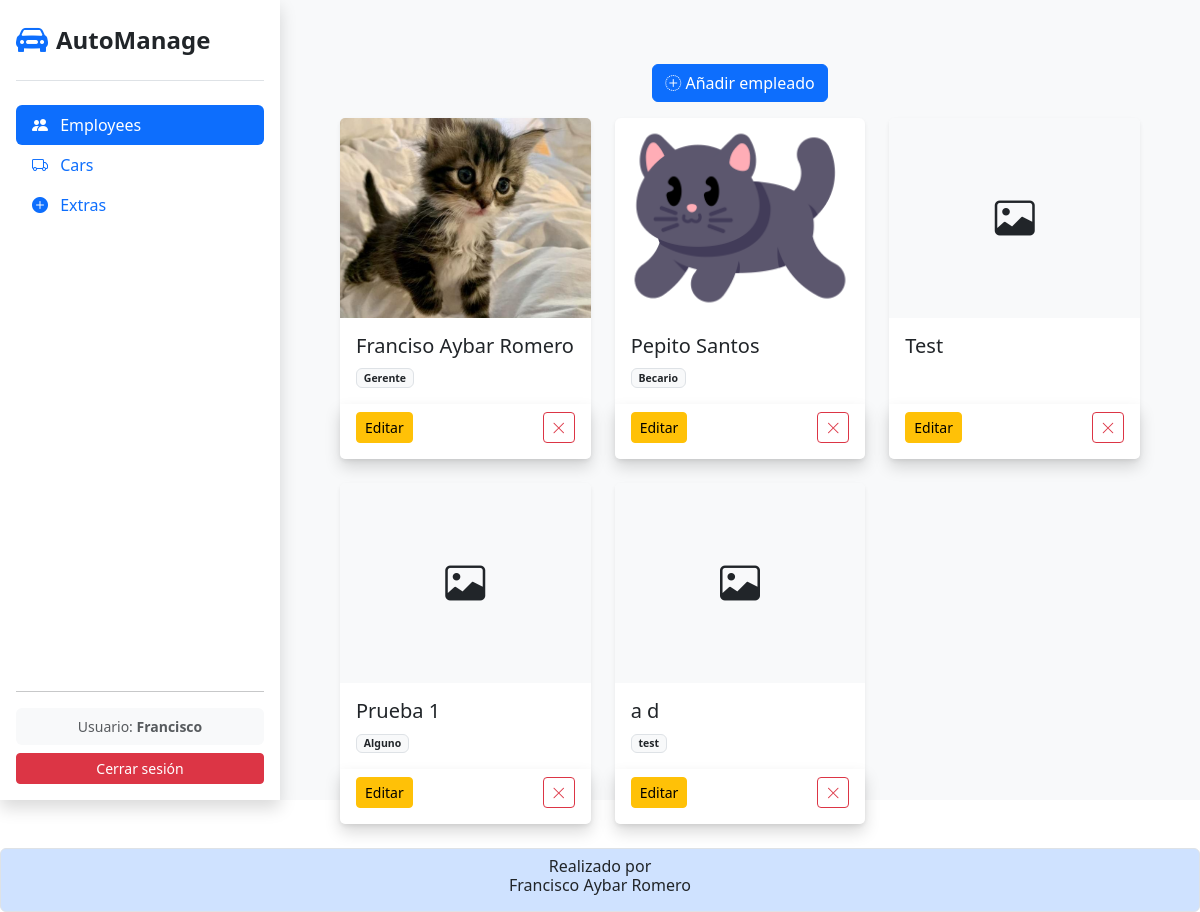
Before: /employees/ (signed in) with the older database file.
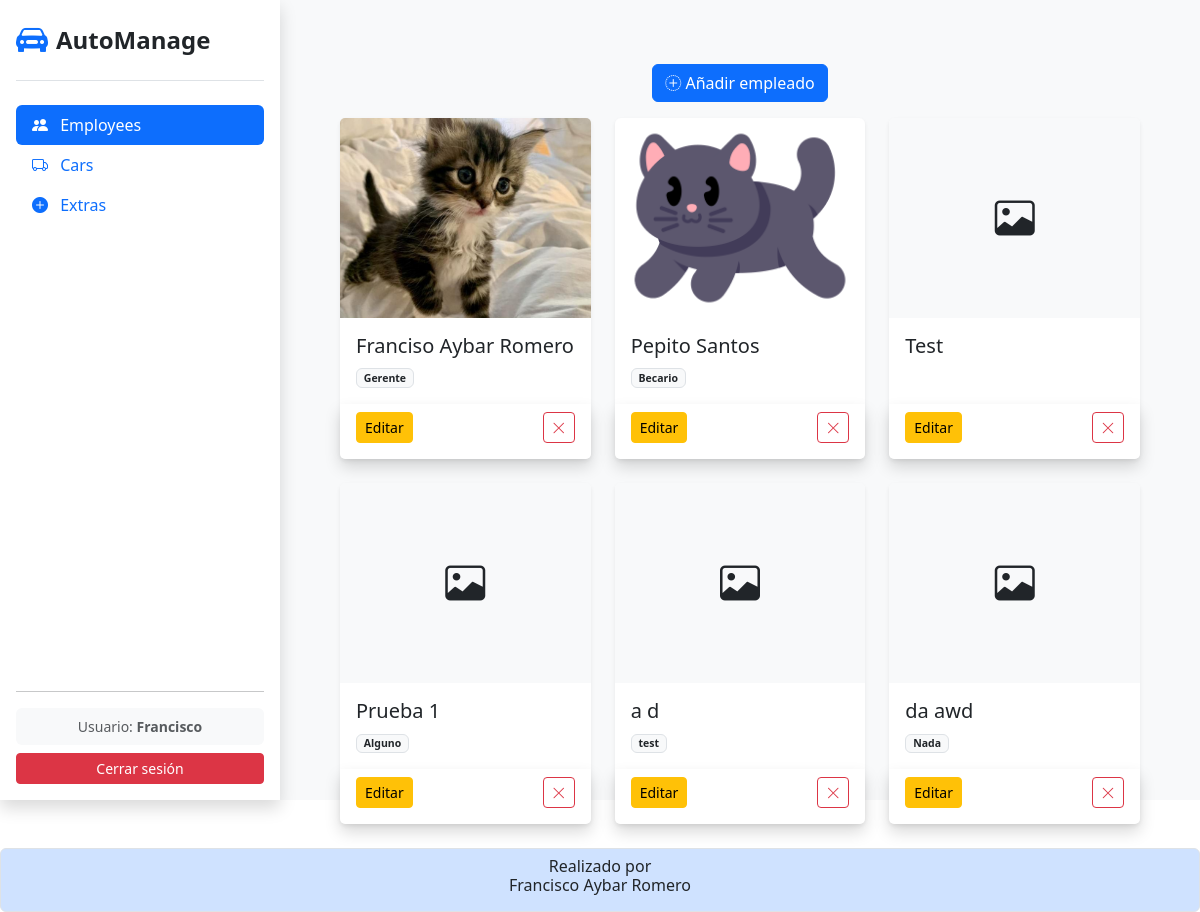
After: the same page with the newer database file.
### app_agencia_coches/models.py (models this page shows, shortened)
class Employee (models.Model):
    user = models.OneToOneField(
        User,
        on_delete = models.CASCADE,
        null = True,
        blank = True
    )
    nombre = models.CharField (
        verbose_name = 'Nombre',
        max_length = 100,
        default = ''
    )
    apellidos = models.CharField (
        verbose_name = 'Apellidos',
        max_length = 100,
        default = ''
    )
    puesto = models.CharField (
        verbose_name = 'Puesto',
        max_length = 100,
        default = ''
    )
    fecha_contratacion = models.DateField (
        verbose_name = 'Fecha de contratacion',
        auto_now_add = True
    )
    foto = models.ImageField (
        verbose_name = 'Foto',
        upload_to = "empleados/",
        blank = True,
        null = True
    )

### app_agencia_coches/views.py (the view)
# urls.py: path('employees/', views.employees, name='employees'),
@login_required
def employees (request):
    employees = Employee.objects.all()
    return render(request, 'employee/employees.html', {'employees':employees})

### app_agencia_coches/templates/employee/employees.html (shortened to what this page needs)
{%extends 'index.html'%}
{% block content %}
<div class="container">
    <div class="my-3 d-flex justify-content-center">
        <a href="{% url 'employees_create' %}" class="btn btn-primary">
            <i class="bi bi-plus-circle-dotted"></i>
            Añadir empleado
        </a>
    </div>
    <div class="row row-cols-1 row-cols-md-2 row-cols-lg-3 g-4">
        {% for employee in employees %}
        <div class="col">
            <div class="card h-100 shadow-sm border-0 card-hover">
                    <div class="position-relative overflow-hidden hover-container">
                        {% if employee.foto %}
                            <img src="{{ employee.foto.url }}" class="card-img-top blur-target" style="height: 200px; object-fit: cover;">
                        {% else %}
                            <div class="card-img-top blur-target d-flex justify-content-center align-items-center bg-light" style="height: 200px;">
                                <i class="bi bi-image fs-1"></i>
                            </div>
                        {% endif %}
                    </div>
                    <div class="card-body">
                        <h5 class="card-title">{{ employee.nombre }} {{ employee.apellidos }}</h5>
                        <p class="card-text text-muted small">
                            <span class="badge bg-light text-dark border">{{ employee.puesto }}</span>
                        </p>
                    </div>
                    <div class="card-footer bg-white d-flex justify-content-between border-0 pb-3 shadow">
                        <a href="" class="btn btn-sm btn-warning">
                            Editar
                        </a>
                        <a href="" class="btn btn-sm btn-outline-danger">
                            <i class="bi bi-x-lg"></i>
                        </a>
                    </div>
                </div>
            </div>
        {% endfor %}
    </div>
</div>
{% endblock content %}

Changed rows visible on the page:
added Employee: nombre "da", apellidos "awd", puesto "Nada"
